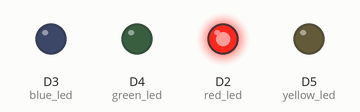
This sketch was run on a simulated ESP8266 (NodeMCU). Parts: output pins drawn as LEDs (lit = HIGH).

Above: at 0.5 s.
At 1.5 s:
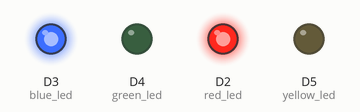
At 2.5 s:
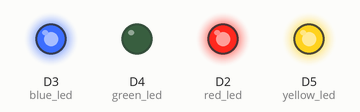
At 3.5 s:
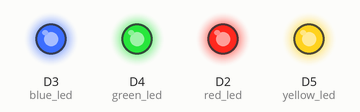
At 4.5 s:
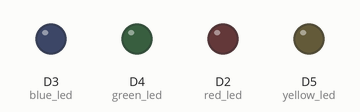
Timing chart, 0 to 6.5 s (numbered marks = the images above):
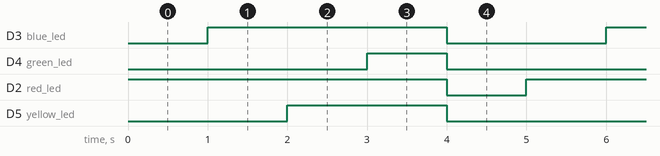

Measured:
- by itself, D3 (blue_led): alternates HIGH for 3.0 s and LOW for 2.0 s
- by itself, D4 (green_led): alternates HIGH for 1.0 s and LOW for 4.0 s
- by itself, D2 (red_led): alternates HIGH for 4.0 s and LOW for 1.0 s
- by itself, D5 (yellow_led): alternates HIGH for 2.0 s and LOW for 3.0 s

The sketch:

day03_led01.ino
```cpp
int red_led = D2;
int blue_led = D3;
int yellow_led = D5;
int green_led = D4;


void setup() {
  pinMode(red_led, OUTPUT);
  pinMode(blue_led, OUTPUT);
  pinMode(yellow_led, OUTPUT);
  pinMode(green_led, OUTPUT);
}

void loop() {
  digitalWrite(red_led,HIGH);
  delay(1000);
  digitalWrite(blue_led,HIGH);
  delay(1000);
  digitalWrite(yellow_led,HIGH);
  delay(1000);
  digitalWrite(green_led,HIGH);
  delay(1000);
  digitalWrite(red_led,LOW);
  digitalWrite(blue_led,LOW);
  digitalWrite(yellow_led,LOW);
  digitalWrite(green_led,LOW);
  delay(1000);
}
```
